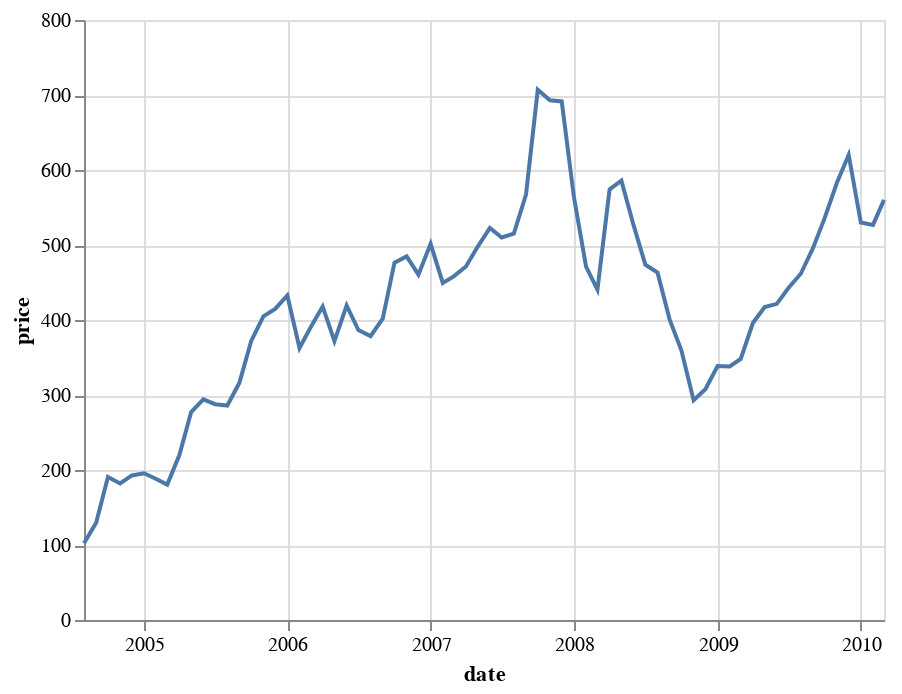

The code cell stored with this chart in its notebook:
### Markdown cell above
### Data transform in Pandas

### Code cell
GOOG = stocks.query('symbol == "GOOG"')

alt.Chart(GOOG).mark_line().encode(
    x='date:T',
    y='price:Q'
)

### Figure 1 — Vega-Lite specification as saved in the notebook (floating-point values rounded to 4 significant figures)
{"$schema": "https://vega.github.io/schema/vega-lite/v2.json", "config": {"view": {"height": 300, "width": 400}}, "data": {"values": [{"date": "2004-08-01", "price": 102.4, "symbol": "GOOG"}, {"date": "2004-09-01", "price": 129.6, "symbol": "GOOG"}, {"date": "2004-10-01", "price": 190.6, "symbol": "GOOG"}, {"date": "2004-11-01", "price": 182.0, "symbol": "GOOG"}, {"date": "2004-12-01", "price": 192.8, "symbol": "GOOG"}, {"date": "2005-01-01", "price": 195.6, "symbol": "GOOG"}, {"date": "2005-02-01", "price": 188.0, "symbol": "GOOG"}, {"date": "2005-03-01", "price": 180.5, "symbol": "GOOG"}, {"date": "2005-04-01", "price": 220, "symbol": "GOOG"}, {"date": "2005-05-01", "price": 277.3, "symbol": "GOOG"}, {"date": "2005-06-01", "price": 294.1, "symbol": "GOOG"}, {"date": "2005-07-01", "price": 287.8, "symbol": "GOOG"}, {"date": "2005-08-01", "price": 286, "symbol": "GOOG"}, {"date": "2005-09-01", "price": 316.5, "symbol": "GOOG"}, {"date": "2005-10-01", "price": 372.1, "symbol": "GOOG"}, {"date": "2005-11-01", "price": 404.9, "symbol": "GOOG"}, {"date": "2005-12-01", "price": 414.9, "symbol": "GOOG"}, {"date": "2006-01-01", "price": 432.7, "symbol": "GOOG"}, {"date": "2006-02-01", "price": 362.6, "symbol": "GOOG"}, {"date": "2006-03-01", "price": 390, "symbol": "GOOG"}, {"date": "2006-04-01", "price": 417.9, "symbol": "GOOG"}, {"date": "2006-05-01", "price": 371.8, "symbol": "GOOG"}, {"date": "2006-06-01", "price": 419.3, "symbol": "GOOG"}, {"date": "2006-07-01", "price": 386.6, "symbol": "GOOG"}, {"date": "2006-08-01", "price": 378.5, "symbol": "GOOG"}, {"date": "2006-09-01", "price": 401.9, "symbol": "GOOG"}, {"date": "2006-10-01", "price": 476.4, "symbol": "GOOG"}, {"date": "2006-11-01", "price": 484.8, "symbol": "GOOG"}, {"date": "2006-12-01", "price": 460.5, "symbol": "GOOG"}, {"date": "2007-01-01", "price": 501.5, "symbol": "GOOG"}, {"date": "2007-02-01", "price": 449.4, "symbol": "GOOG"}, {"date": "2007-03-01", "price": 458.2, "symbol": "GOOG"}, {"date": "2007-04-01", "price": 471.4, "symbol": "GOOG"}, {"date": "2007-05-01", "price": 497.9, "symbol": "GOOG"}, {"date": "2007-06-01", "price": 522.7, "symbol": "GOOG"}, {"date": "2007-07-01", "price": 510, "symbol": "GOOG"}, {"date": "2007-08-01", "price": 515.2, "symbol": "GOOG"}, {"date": "2007-09-01", "price": 567.3, "symbol": "GOOG"}, {"date": "2007-10-01", "price": 707, "symbol": "GOOG"}, {"date": "2007-11-01", "price": 693, "symbol": "GOOG"}, {"date": "2007-12-01", "price": 691.5, "symbol": "GOOG"}, {"date": "2008-01-01", "price": 564.3, "symbol": "GOOG"}, {"date": "2008-02-01", "price": 471.2, "symbol": "GOOG"}, {"date": "2008-03-01", "price": 440.5, "symbol": "GOOG"}, {"date": "2008-04-01", "price": 574.3, "symbol": "GOOG"}, {"date": "2008-05-01", "price": 585.8, "symbol": "GOOG"}, {"date": "2008-06-01", "price": 526.4, "symbol": "GOOG"}, {"date": "2008-07-01", "price": 473.8, "symbol": "GOOG"}, {"date": "2008-08-01", "price": 463.3, "symbol": "GOOG"}, {"date": "2008-09-01", "price": 400.5, "symbol": "GOOG"}, {"date": "2008-10-01", "price": 359.4, "symbol": "GOOG"}, {"date": "2008-11-01", "price": 293.0, "symbol": "GOOG"}, {"date": "2008-12-01", "price": 307.6, "symbol": "GOOG"}, {"date": "2009-01-01", "price": 338.5, "symbol": "GOOG"}, {"date": "2009-02-01", "price": 338.0, "symbol": "GOOG"}, {"date": "2009-03-01", "price": 348.1, "symbol": "GOOG"}, {"date": "2009-04-01", "price": 396.0, "symbol": "GOOG"}, {"date": "2009-05-01", "price": 417.2, "symbol": "GOOG"}, {"date": "2009-06-01", "price": 421.6, "symbol": "GOOG"}, {"date": "2009-07-01", "price": 443.1, "symbol": "GOOG"}, {"date": "2009-08-01", "price": 461.7, "symbol": "GOOG"}, {"date": "2009-09-01", "price": 495.9, "symbol": "GOOG"}, {"date": "2009-10-01", "price": 536.1, "symbol": "GOOG"}, {"date": "2009-11-01", "price": 583, "symbol": "GOOG"}, {"date": "2009-12-01", "price": 620.0, "symbol": "GOOG"}, {"date": "2010-01-01", "price": 529.9, "symbol": "GOOG"}, {"date": "2010-02-01", "price": 526.8, "symbol": "GOOG"}, {"date": "2010-03-01", "price": 560.2, "symbol": "GOOG"}]}, "encoding": {"x": {"field": "date", "type": "temporal"}, "y": {"field": "price", "type": "quantitative"}}, "mark": "line"}
